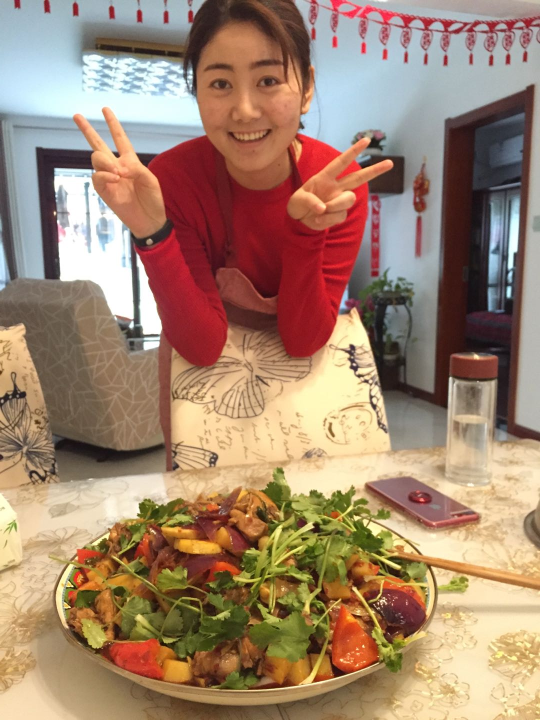
//> input picture section24#Canny/C++/Gril.jpg, 1080 x 1440 px (shown at 1/2 size)
$ ./canny   (built with g++ and OpenCV 4)
//> lines starting //> are read from the running program, lines starting //| are printed output that depends on the picture
#include <string>
#include <iostream>
#include <opencv2/opencv.hpp>

using namespace std;
using namespace cv;

static bool cannyTest(Mat imgOri, bool needResize = false);

int main()
{
	Mat imgOri = imread("Gril.jpg");
//> imgOri is the input picture: 1440 rows x 1080 cols, CV_8UC3; mean B, G, R 110.2, 132.4, 161.9
	if (imgOri.empty())
	{
		cout << "Cannot find this picture!" << endl;
		return false;
	}
	cannyTest(imgOri);

	return true;
}

static bool cannyTest(Mat imgOri, bool needResize)
{
//> called with needResize = false
	Mat imgEdge;

	imshow("Canny Original", imgOri);

	if (1 != imgOri.channels())
	{
		cvtColor(imgOri, imgOri, COLOR_BGR2GRAY);
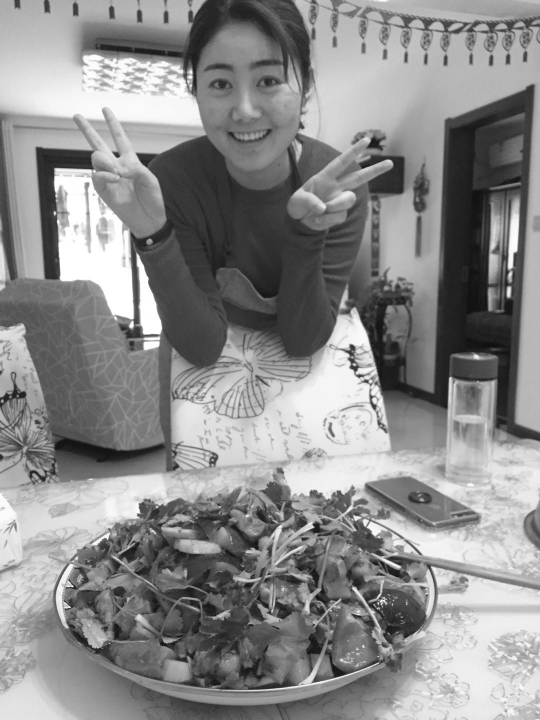
//> imgOri: 1440 rows x 1080 cols, CV_8UC1 (shown at 1/2 size); min 11, max 255, mean 138.7
	}

	if (true == needResize)
	{
		resize(imgOri, imgOri, Size(imgOri.cols/2, imgOri.rows/2), 0, 0, INTER_LINEAR);
		//convertScaleAbs(imgOri, imgOri);
	}

	GaussianBlur(imgOri, imgOri, Size(5, 5), 1);

	Canny(imgOri, imgEdge, 20, 50, 3, false);
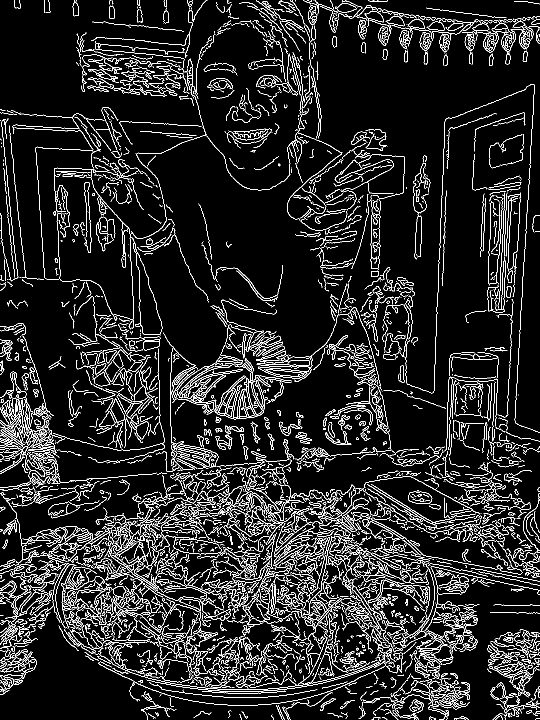
//> imgEdge: 1440 rows x 1080 cols, CV_8UC1 (shown at 1/2 size); 9.6% white in thin lines or dots
	imshow("Canny Edge", imgEdge);

	waitKey(0);
	return true;
}
